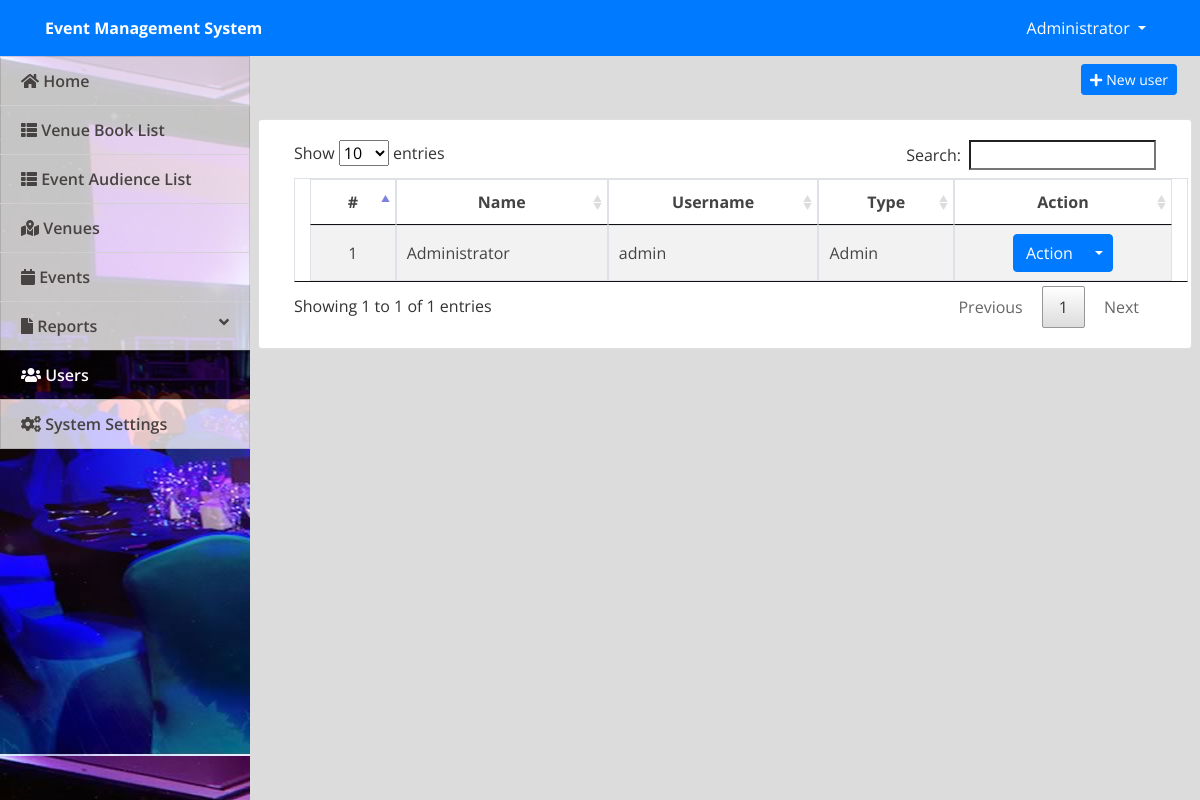
Page /admin/index.php?page=users (signed in) on the committed database.
### tables this page shows
CREATE TABLE `users` (
  `id` int(30) NOT NULL,
  `name` text NOT NULL,
  `username` varchar(200) NOT NULL,
  `password` text NOT NULL,
  `type` tinyint(1) NOT NULL DEFAULT 2 COMMENT '1=Admin,2=Staff'
);

### admin/users.php (the view, shortened to what this page needs)
<div class="container-fluid">
	<div class="row">
	<div class="col-lg-12">
			<button class="btn btn-primary float-right btn-sm" id="new_user"><i class="fa fa-plus"></i> New user</button>
	</div>
	</div>
	<br>
	<div class="row">
		<div class="card col-lg-12">
			<div class="card-body">
				<table class="table-striped table-bordered col-md-12">
			<thead>
				<tr>
					<th class="text-center">#</th>
					<th class="text-center">Name</th>
					<th class="text-center">Username</th>
					<th class="text-center">Type</th>
					<th class="text-center">Action</th>
				</tr>
			</thead>
			<tbody>
				<?php
 					include 'db_connect.php';
 					$type = array("","Admin","Staff");
 					$users = $conn->query("SELECT * FROM users order by name asc");
 					$i = 1;
 					while($row= $users->fetch_assoc()):
				 ?>
				 <tr>
				 	<td class="text-center">
				 		<?php echo $i++ ?>
				 	</td>
				 	<td>
				 		<?php echo ucwords($row['name']) ?>
				 	</td>
				 	<td>
				 		<?php echo $row['username'] ?>
				 	</td>
				 	<td>
				 		<?php echo $type[$row['type']] ?>
				 	</td>
				 	<td>
				 		<center>
								<div class="btn-group">
								  <button type="button" class="btn btn-primary">Action</button>
								  <button type="button" class="btn btn-primary dropdown-toggle dropdown-toggle-split" data-toggle="dropdown" aria-haspopup="true" aria-expanded="false">
								  </button>
								</div>
								</center>
				 	</td>
				 </tr>
				<?php endwhile; ?>
			</tbody>
		</table>
			</div>
		</div>
	</div>
</div>

### admin/assets/css/style.css (style rules this page uses)
body { font-family: "Open Sans", sans-serif; color: #444444; width: 100%; height: calc(100%); }

### admin/index.php (style rules this page uses)
body { background: #80808045; }

### rows in the picture
users: name "Administrator", username "admin", type "Admin"

### other values in the picture
$_SESSION['system']['name'] "Event Management System"
$_SESSION['login_name'] "Administrator"
